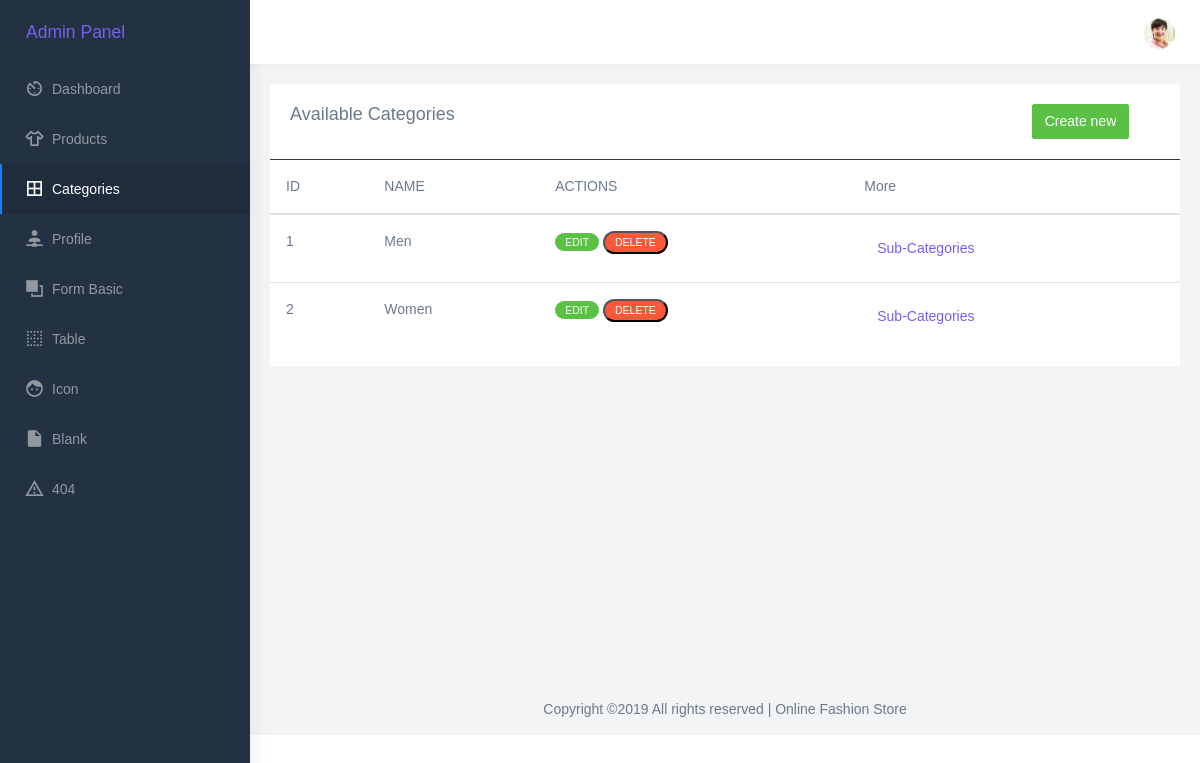
Before: /admin/categories.php (signed in) with the older database file.
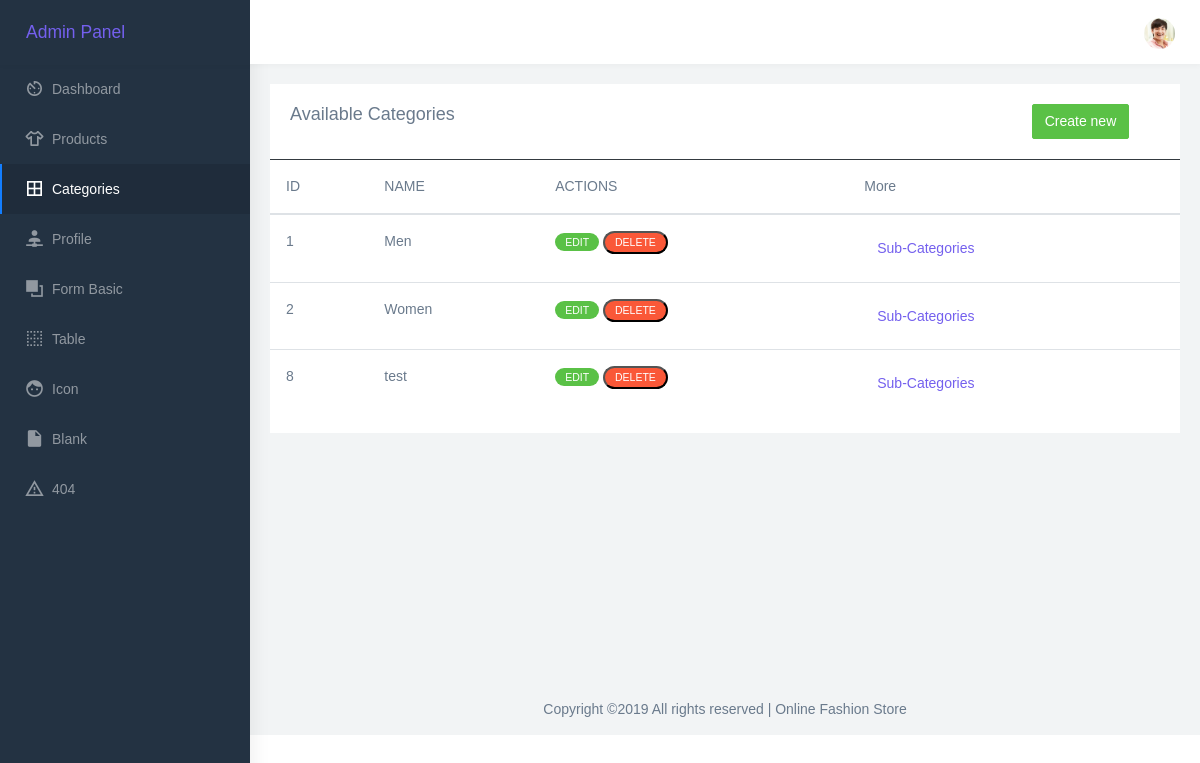
After: the same page with the newer database file.
### tables this page shows
CREATE TABLE `categories` (
  `id` int(11) NOT NULL,
  `label` varchar(150) NOT NULL DEFAULT '',
  `link_url` varchar(255) NOT NULL DEFAULT '#',
  `parent_id` int(11) NOT NULL DEFAULT '0'
);

### includes/functions.php (called while the page is built, shortened)
<?php
 require_once('functions/cart.php');
function query($sql)
{
	global $connection;
	return mysqli_query($connection, $sql);
}
function fetch_array($result)
{
	return mysqli_fetch_assoc($result);
}
function getCategories($admin = false, $parentId = 0)
{
	$sql = "SELECT * FROM categories";
	if ($admin) {
		$sql .= " WHERE parent_id=$parentId";
	}
	$cats = query($sql);
	return $cats;
}
?>

### admin/categories.php (the view, shortened to what this page needs)
<?php require_once './templates/header.php'; ?>
<?php require_once './templates/top_nav.php'; ?>
<?php require_once './templates/left_sidebar.php'; ?>
    <div class="container-fluid">
        <div class="row">
            <div class="col-12">
                <div class="card">
                    <div class="card-body mp-1">
                      <div class="row">
                        <div class="col-10">
                          <h4 class="card-title mb-0">Available Categories</h4>
                        </div>
                        <div class="col-2">
                          <a class="btn btn-success" href="category.php">Create new</a>
                        </div>
                      </div>
                    </div>
                    <span class="border-bottom border-dark"></span>
                    <div class="table-responsive">
                      <table class="table table-hover">
                        <thead>
                          <tr>
                            <th class="border-top-0">ID</th>
                            <th class="border-top-0">NAME</th>
                            <th class="border-top-0">ACTIONS</th>
                            <th class="border-top-0">More</th>
                          </tr>
                        </thead>
                        <tbody>
                          <?php
                          $cats = getCategories(true);
                          while ($row = fetch_array($cats)) {
                          ?>
                          <tr>
                            <td><?php echo $row['id']; ?></td>
                            <td><?php echo $row['label']; ?></td>
                            <td>
                              <a href="category.php?id=<?php echo $row['id'];?>" class="label label-success label-rounded">EDIT</a>
                              <button class="label label-danger label-rounded" data-toggle="modal" data-target="#deleteModal<?php echo $row['id']; ?>">DELETE</button>
                            </td>
                            <td>
                              <button class="btn btn-link collapsed sub-cat" type="button" data-toggle="collapse" data-target="#collapse<?php echo $row['id'];?>" aria-expanded="false" aria-controls="collapse<?php echo $row['id'];?>">
                                Sub-Categories
                              </button>
                            </td>
                          </tr>
                          <?php } ?>
                        </tbody>
                      </table>
                    </div>
                </div>
            </div>
        </div>
    </div>
<?php require_once './templates/footer.php'; ?>

Changed rows visible on the page:
added categories: id "8", label "test"
